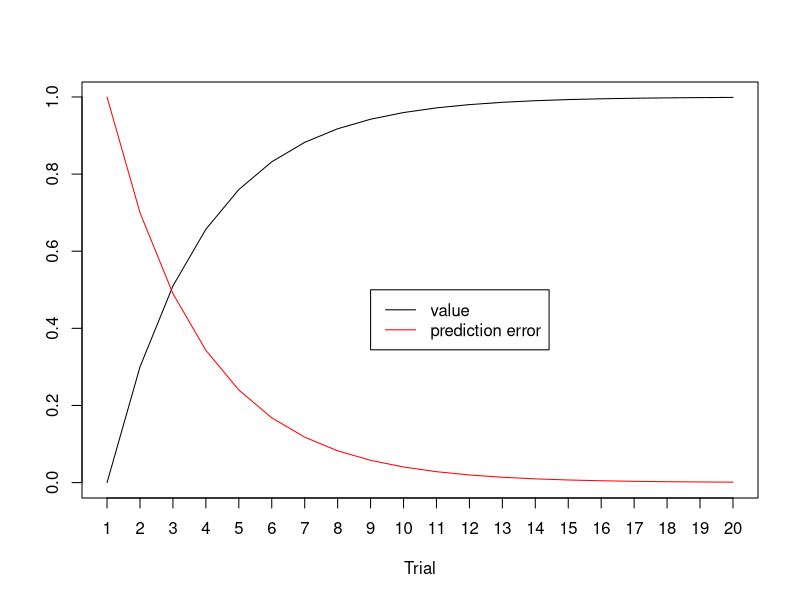

The R script that drew this image:
# Rescorla Wagner Model

# creating a function which updates the strength of a stimulus in eliciting CR

update_RW <- function(value, alpha, lambda) {
  
  for (n in 1:n_trials){
    
  Value <- value[n]    #Value capital letter is a unique value that is taken from the series "value"
  # compute the prediction error.learning is the prediction error, λ−V
  prediction_error[n] <- lambda - Value
  # compute the change in strength
  value_change <- alpha * prediction_error [n]
  # update the association value
  value[n+1] <- Value + value_change
  }
  # return the new values
  variables<-data.frame(value[1:n_trials], prediction_error, 1:n_trials)
  names(variables)<-c("value", "Prediction_error", "trial")
  return(variables)
}

# use this function

# initialise variables
n_trials <- 20            # assuming 20 trials
value <- numeric(n_trials)# initialising value at 0
prediction_error<-NULL

alpha <- 0.3 # we are setting alpha at 0.3, which is consuetudinal
lambda<-1 # we are setting alpha at 1, meaning that the CS is always followed by US

RWM<-update_RW(value, alpha, lambda)

# plot it
plot(RWM$value, type="l", col="black", ylab="", xlab="Trial", xaxt="n")
lines(RWM$Prediction_error, col="red")
axis(1, at = 1:20)
legend(x=9, y=0.5, legend = c("value", "prediction error"), lty = c(1,1),col  = c("black", "red"))
